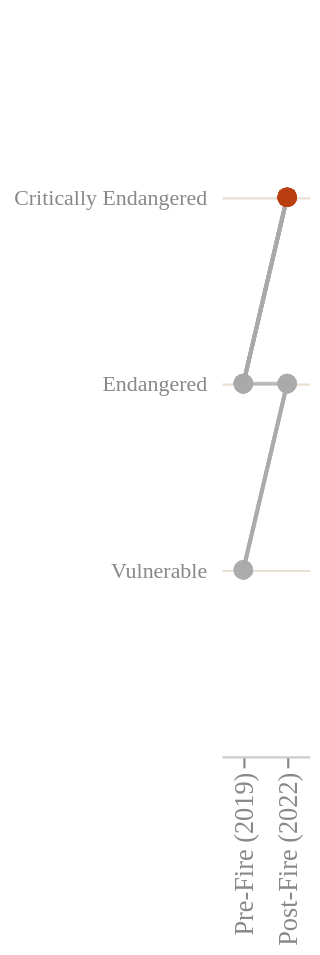

Write a Vega-Lite specification for this figure.
### Vega-Lite specification from a JSON file in a GitHub repository (floating-point values rounded to 4 significant figures)
{"$schema": "https://vega.github.io/schema/vega-lite/v5.json", "width": "container", "height": 340, "background": "transparent", "data": {"values": [{"species": "KI Dunnart", "time": "Pre-Fire (2019)", "status": 2, "label": "Endangered"}, {"species": "KI Dunnart", "time": "Post-Fire (2022)", "status": 1, "label": "Critically Endangered"}, {"species": "Long-footed Potoroo", "time": "Pre-Fire (2019)", "status": 2, "label": "Endangered"}, {"species": "Long-footed Potoroo", "time": "Post-Fire (2022)", "status": 1, "label": "Critically Endangered"}, {"species": "Greater Glider", "time": "Pre-Fire (2019)", "status": 3, "label": "Vulnerable"}, {"species": "Greater Glider", "time": "Post-Fire (2022)", "status": 2, "label": "Endangered"}, {"species": "Leadbeater's Possum", "time": "Pre-Fire (2019)", "status": 2, "label": "Endangered"}, {"species": "Leadbeater's Possum", "time": "Post-Fire (2022)", "status": 1, "label": "Critically Endangered"}, {"species": "Glossy Black Cockatoo", "time": "Pre-Fire (2019)", "status": 3, "label": "Vulnerable"}, {"species": "Glossy Black Cockatoo", "time": "Post-Fire (2022)", "status": 2, "label": "Endangered"}, {"species": "Smoky Mouse", "time": "Pre-Fire (2019)", "status": 2, "label": "Endangered"}, {"species": "Smoky Mouse", "time": "Post-Fire (2022)", "status": 1, "label": "Critically Endangered"}, {"species": "Swift Parrot", "time": "Pre-Fire (2019)", "status": 2, "label": "Endangered"}, {"species": "Swift Parrot", "time": "Post-Fire (2022)", "status": 1, "label": "Critically Endangered"}, {"species": "Regent Honeyeater", "time": "Pre-Fire (2019)", "status": 2, "label": "Endangered"}, {"species": "Regent Honeyeater", "time": "Post-Fire (2022)", "status": 1, "label": "Critically Endangered"}, {"species": "Brush-tailed Rock-wallaby", "time": "Pre-Fire (2019)", "status": 3, "label": "Vulnerable"}, {"species": "Brush-tailed Rock-wallaby", "time": "Post-Fire (2022)", "status": 2, "label": "Endangered"}, {"species": "Eastern Bristlebird", "time": "Pre-Fire (2019)", "status": 2, "label": "Endangered"}, {"species": "Eastern Bristlebird", "time": "Post-Fire (2022)", "status": 2, "label": "Endangered"}]}, "layer": [{"mark": {"type": "line", "strokeWidth": 1.8, "opacity": 0.75}, "encoding": {"x": {"field": "time", "type": "ordinal", "sort": ["Pre-Fire (2019)", "Post-Fire (2022)"], "axis": {"title": null, "labelColor": "#888", "labelFont": "DM Mono", "labelFontSize": 12, "grid": false, "domainColor": "#ccc"}}, "y": {"field": "status", "type": "quantitative", "sort": "descending", "scale": {"domain": [0.5, 3.5]}, "axis": {"title": null, "values": [1, 2, 3], "labelExpr": "datum.value===1?'Critically Endangered':datum.value===2?'Endangered':'Vulnerable'", "labelColor": "#888", "labelFont": "DM Mono", "labelFontSize": 10, "grid": true, "gridColor": "#e8e0d0", "domainColor": "transparent", "tickColor": "transparent"}}, "detail": {"field": "species"}, "color": {"condition": {"test": "datum.time==='Post-Fire (2022)' && datum.status===1", "value": "#b83d10"}, "value": "#aaa"}, "tooltip": [{"field": "species", "title": "Species"}, {"field": "time", "title": "Period"}, {"field": "label", "title": "Threat Status"}]}}, {"mark": {"type": "point", "filled": true, "size": 80}, "encoding": {"x": {"field": "time", "type": "ordinal", "sort": ["Pre-Fire (2019)", "Post-Fire (2022)"]}, "y": {"field": "status", "type": "quantitative"}, "color": {"condition": {"test": "datum.status===1", "value": "#b83d10"}, "value": "#aaa"}, "tooltip": [{"field": "species", "title": "Species"}, {"field": "label", "title": "Status"}]}}], "config": {"view": {"stroke": null}}}
